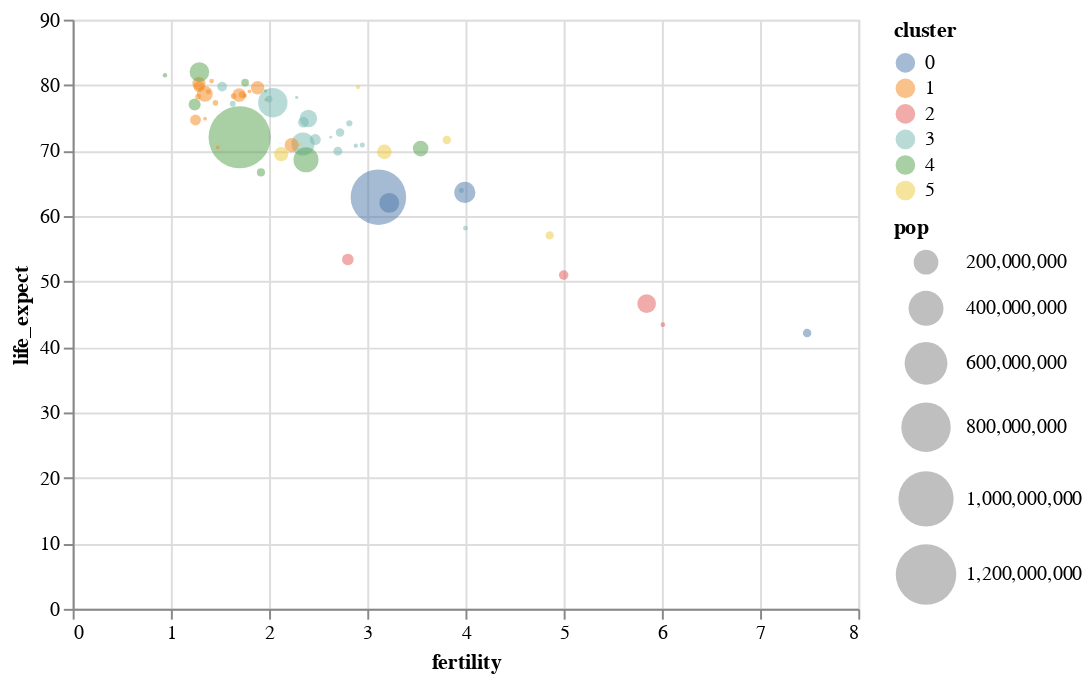

The notebook cell this image was saved under:
### Code cell
alt.Chart(data2000).mark_point(filled=True).encode(
    alt.X('fertility:Q'),
    alt.Y('life_expect:Q'),
    alt.Size('pop:Q'),
    alt.Color('cluster:N'),
    alt.OpacityValue(0.5)
)

### Figure 1 — Vega-Lite specification as saved in the notebook (floating-point values rounded to 4 significant figures)
{"config": {"view": {"continuousWidth": 400, "continuousHeight": 300}}, "data": {"name": "data-fdeb0b749a6385830bd1445d39ad6ea0"}, "mark": {"type": "point", "filled": true}, "encoding": {"color": {"type": "nominal", "field": "cluster"}, "opacity": {"value": 0.5}, "size": {"type": "quantitative", "field": "pop", "scale": {"range": [0, 1000]}}, "x": {"type": "quantitative", "field": "fertility"}, "y": {"type": "quantitative", "field": "life_expect"}}, "$schema": "https://vega.github.io/schema/vega-lite/v4.8.1.json", "datasets": {"data-fdeb0b749a6385830bd1445d39ad6ea0": [{"year": 2000, "country": "Afghanistan", "cluster": 0, "pop": 23898198, "life_expect": 42.13, "fertility": 7.479}, {"year": 2000, "country": "Argentina", "cluster": 3, "pop": 37497728, "life_expect": 74.34, "fertility": 2.35}, {"year": 2000, "country": "Aruba", "cluster": 3, "pop": 69539, "life_expect": 73.45, "fertility": 2.124}, {"year": 2000, "country": "Australia", "cluster": 4, "pop": 19164620, "life_expect": 80.37, "fertility": 1.756}, {"year": 2000, "country": "Austria", "cluster": 1, "pop": 8113413, "life_expect": 78.98, "fertility": 1.382}, {"year": 2000, "country": "Bahamas", "cluster": 3, "pop": 290075, "life_expect": 71.07, "fertility": 2.111}, {"year": 2000, "country": "Bangladesh", "cluster": 0, "pop": 130406594, "life_expect": 62.01, "fertility": 3.224}, {"year": 2000, "country": "Barbados", "cluster": 3, "pop": 273483, "life_expect": 75.97, "fertility": 1.5}, {"year": 2000, "country": "Belgium", "cluster": 1, "pop": 10263618, "life_expect": 78.32, "fertility": 1.638}, {"year": 2000, "country": "Bolivia", "cluster": 3, "pop": 8152620, "life_expect": 63.88, "fertility": 3.958}, {"year": 2000, "country": "Brazil", "cluster": 3, "pop": 175552771, "life_expect": 71.01, "fertility": 2.345}, {"year": 2000, "country": "Canada", "cluster": 3, "pop": 31278097, "life_expect": 79.77, "fertility": 1.522}, {"year": 2000, "country": "Chile", "cluster": 3, "pop": 15153450, "life_expect": 77.86, "fertility": 2.0}, {"year": 2000, "country": "China", "cluster": 4, "pop": 1262645000, "life_expect": 72.03, "fertility": 1.7}, {"year": 2000, "country": "Colombia", "cluster": 3, "pop": 39685655, "life_expect": 71.68, "fertility": 2.47}, {"year": 2000, "country": "Costa Rica", "cluster": 3, "pop": 3710558, "life_expect": 78.12, "fertility": 2.281}, {"year": 2000, "country": "Croatia", "cluster": 1, "pop": 4410830, "life_expect": 74.88, "fertility": 1.348}, {"year": 2000, "country": "Cuba", "cluster": 3, "pop": 11134273, "life_expect": 77.16, "fertility": 1.63}, {"year": 2000, "country": "Dominican Republic", "cluster": 3, "pop": 8385828, "life_expect": 70.85, "fertility": 2.95}, {"year": 2000, "country": "Ecuador", "cluster": 3, "pop": 12505204, "life_expect": 74.17, "fertility": 2.817}, {"year": 2000, "country": "Egypt", "cluster": 5, "pop": 70492342, "life_expect": 69.81, "fertility": 3.174}, {"year": 2000, "country": "El Salvador", "cluster": 3, "pop": 6122515, "life_expect": 70.73, "fertility": 2.883}, {"year": 2000, "country": "Finland", "cluster": 1, "pop": 5168595, "life_expect": 78.37, "fertility": 1.754}, {"year": 2000, "country": "France", "cluster": 1, "pop": 59381628, "life_expect": 79.59, "fertility": 1.883}, {"year": 2000, "country": "Georgia", "cluster": 1, "pop": 4777209, "life_expect": 70.48, "fertility": 1.478}, {"year": 2000, "country": "Germany", "cluster": 1, "pop": 82187909, "life_expect": 78.67, "fertility": 1.346}, {"year": 2000, "country": "Greece", "cluster": 1, "pop": 10559110, "life_expect": 78.26, "fertility": 1.277}, {"year": 2000, "country": "Grenada", "cluster": 3, "pop": 89312, "life_expect": 67.75, "fertility": 2.429}, {"year": 2000, "country": "Haiti", "cluster": 3, "pop": 7306302, "life_expect": 58.14, "fertility": 4.0}, {"year": 2000, "country": "Hong Kong", "cluster": 4, "pop": 6658720, "life_expect": 81.5, "fertility": 0.94}, {"year": 2000, "country": "Iceland", "cluster": 1, "pop": 281043, "life_expect": 80.5, "fertility": 1.993}, {"year": 2000, "country": "India", "cluster": 0, "pop": 1007702000, "life_expect": 62.88, "fertility": 3.113}, {"year": 2000, "country": "Indonesia", "cluster": 4, "pop": 206265000, "life_expect": 68.59, "fertility": 2.376}, {"year": 2000, "country": "Iran", "cluster": 5, "pop": 65660289, "life_expect": 69.45, "fertility": 2.124}, {"year": 2000, "country": "Iraq", "cluster": 5, "pop": 22675617, "life_expect": 57.05, "fertility": 4.858}, {"year": 2000, "country": "Ireland", "cluster": 1, "pop": 3791690, "life_expect": 77.78, "fertility": 1.969}, {"year": 2000, "country": "Israel", "cluster": 5, "pop": 5842454, "life_expect": 79.7, "fertility": 2.906}, {"year": 2000, "country": "Italy", "cluster": 1, "pop": 57719337, "life_expect": 80.24, "fertility": 1.286}, {"year": 2000, "country": "Jamaica", "cluster": 3, "pop": 2615467, "life_expect": 72.05, "fertility": 2.628}, {"year": 2000, "country": "Japan", "cluster": 4, "pop": 126699784, "life_expect": 82.0, "fertility": 1.291}, {"year": 2000, "country": "Kenya", "cluster": 2, "pop": 29985839, "life_expect": 50.99, "fertility": 5.0}, {"year": 2000, "country": "South Korea", "cluster": 4, "pop": 21647682, "life_expect": 66.66, "fertility": 1.917}, {"year": 2000, "country": "North Korea", "cluster": 4, "pop": 47351083, "life_expect": 77.05, "fertility": 1.242}, {"year": 2000, "country": "Lebanon", "cluster": 5, "pop": 3578036, "life_expect": 71.03, "fertility": 2.319}, {"year": 2000, "country": "Mexico", "cluster": 3, "pop": 99926620, "life_expect": 74.9, "fertility": 2.401}, {"year": 2000, "country": "Netherlands", "cluster": 1, "pop": 15907853, "life_expect": 78.53, "fertility": 1.726}, {"year": 2000, "country": "New Zealand", "cluster": 4, "pop": 3819762, "life_expect": 79.11, "fertility": 1.964}, {"year": 2000, "country": "Nigeria", "cluster": 2, "pop": 114306700, "life_expect": 46.61, "fertility": 5.845}, {"year": 2000, "country": "Norway", "cluster": 1, "pop": 4492400, "life_expect": 79.05, "fertility": 1.801}, {"year": 2000, "country": "Pakistan", "cluster": 0, "pop": 146342958, "life_expect": 63.61, "fertility": 3.994}, {"year": 2000, "country": "Peru", "cluster": 3, "pop": 25979722, "life_expect": 69.91, "fertility": 2.7}, {"year": 2000, "country": "Philippines", "cluster": 4, "pop": 79739825, "life_expect": 70.3, "fertility": 3.544}, {"year": 2000, "country": "Poland", "cluster": 1, "pop": 38654164, "life_expect": 74.67, "fertility": 1.251}, {"year": 2000, "country": "Portugal", "cluster": 1, "pop": 10335597, "life_expect": 77.29, "fertility": 1.454}, {"year": 2000, "country": "Rwanda", "cluster": 2, "pop": 7507056, "life_expect": 43.41, "fertility": 6.01}, {"year": 2000, "country": "Saudi Arabia", "cluster": 5, "pop": 23153090, "life_expect": 71.63, "fertility": 3.81}, {"year": 2000, "country": "South Africa", "cluster": 2, "pop": 44066197, "life_expect": 53.37, "fertility": 2.802}, {"year": 2000, "country": "Spain", "cluster": 1, "pop": 40016081, "life_expect": 79.78, "fertility": 1.287}, {"year": 2000, "country": "Switzerland", "cluster": 1, "pop": 7266920, "life_expect": 80.62, "fertility": 1.415}, {"year": 2000, "country": "Turkey", "cluster": 1, "pop": 65666677, "life_expect": 70.84, "fertility": 2.23}, {"year": 2000, "country": "United Kingdom", "cluster": 1, "pop": 59522468, "life_expect": 78.47, "fertility": 1.695}, {"year": 2000, "country": "United States", "cluster": 3, "pop": 282338631, "life_expect": 77.31, "fertility": 2.038}, {"year": 2000, "country": "Venezuela", "cluster": 3, "pop": 23542649, "life_expect": 72.77, "fertility": 2.723}]}}
